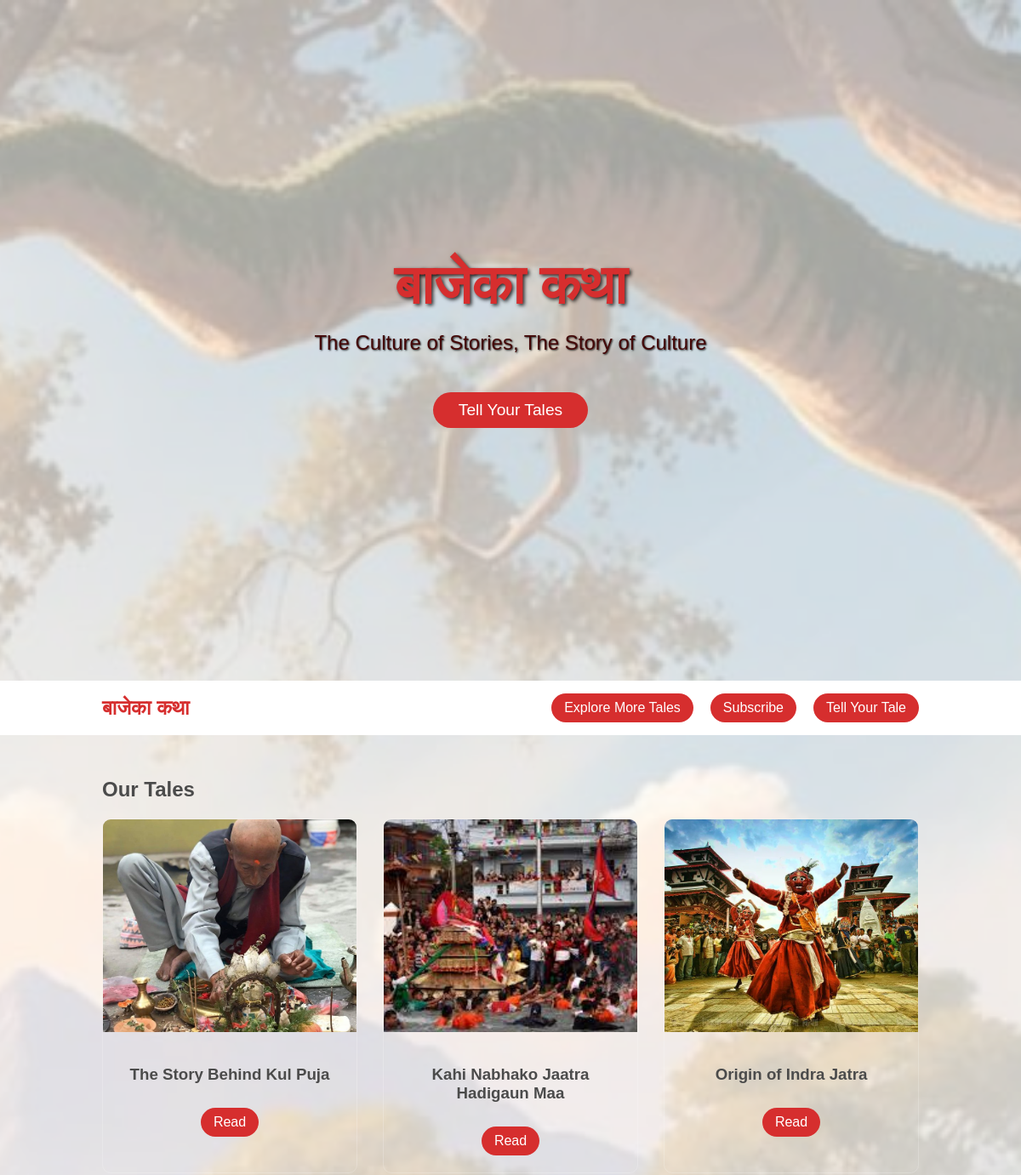
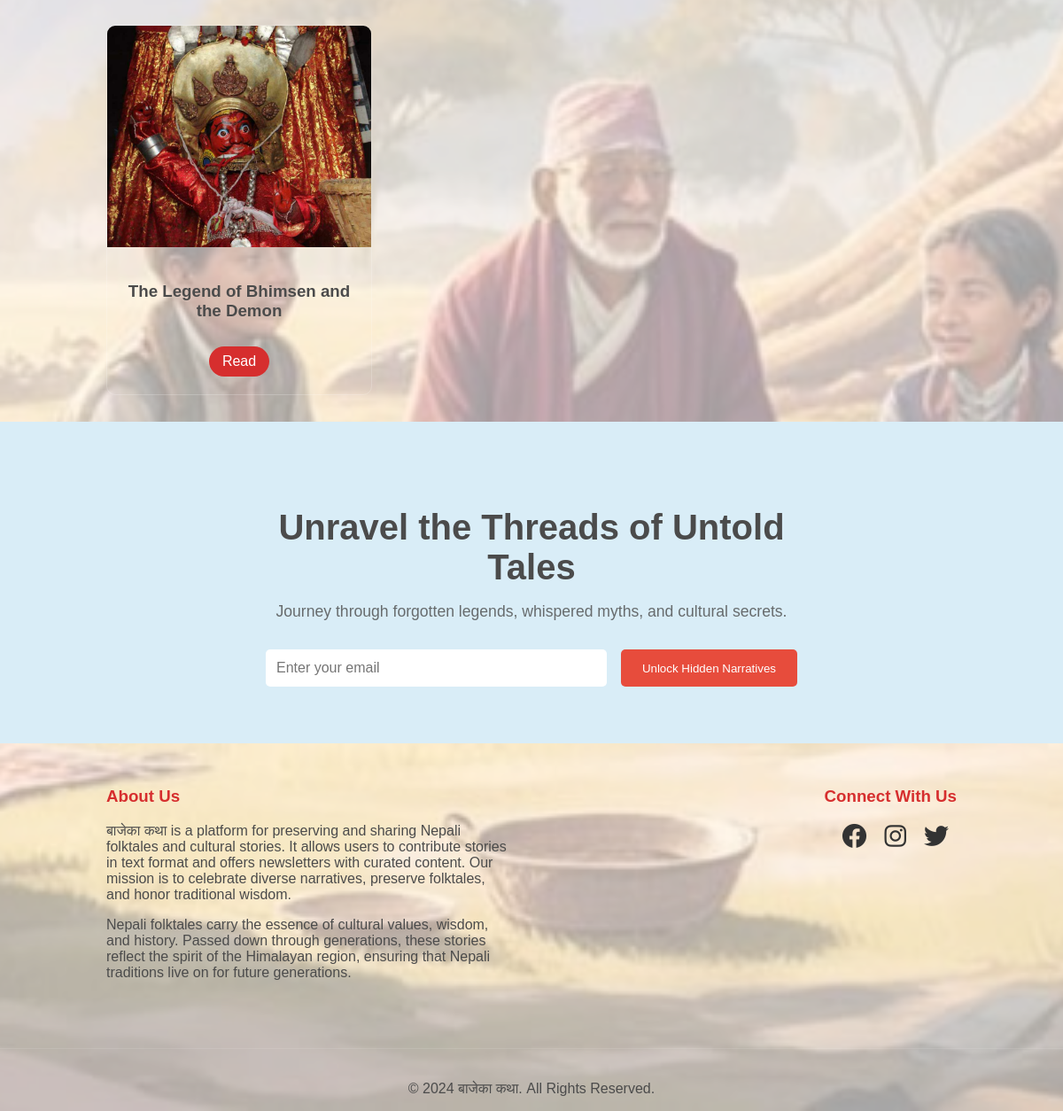
The page / on the database its author committed (2 pictures, top to bottom).
### myapp/models.py (models this page shows, shortened)
class Post(models.Model):
    title = models.CharField(max_length=200)
    content = models.TextField()
    image = models.ImageField(upload_to='images/', null=True, blank=True)
    author = models.CharField(max_length=100)
    culture = models.CharField(max_length=100, null=True, blank=True)
    practices = models.TextField(null=True, blank=True)
    date_association = models.BooleanField(default=False)
    day = models.IntegerField(null=True, blank=True)
    month = models.CharField(max_length=20, null=True, blank=True)
    created_at = models.DateTimeField(default=timezone.now)

### myapp/views.py (the view)
# urls.py: path('', Index.as_view(), name="homepage"),
class Index(View):
    def get(self, request):
        context = {
        'posts':Post.objects.all()
        }
        return render(request, 'myapp/index.html', context)

### myapp/templates/myapp/index.html (shortened to what this page needs)
<!DOCTYPE html>
{% load static %}
<html>
    <head>
        <link href="https://cdnjs.cloudflare.com/ajax/libs/font-awesome/6.0.0/css/all.min.css" rel="stylesheet">
        <link rel = "stylesheet" type="text/css" href='{% static 'css/main.css' %}'>
    </head>
    <body class="main-page">
        <section class="hero">
            <div class="content">
                <h1>बाजेका कथा</h1>
                <p>The Culture of Stories, The Story of Culture</p>
                <a href="{% url 'folkForm' %}" class="button">Tell Your Tales</a>
            </div>
        </section>
        <nav class="navbar sticky-navbar">
            <div class="navbar-content">
                <div class="site-title">
                    <a href="#">बाजेका कथा</a>
                </div>
                <div class="navbar-actions">
                    <a href="{% url 'detail' %}" class="more-stories">Explore More Tales</a>
                    <a href="#newsletter" class="subscribe-button">Subscribe</a>
                    <a href="{% url 'folkForm' %}" class="tell-tale-button">Tell Your Tale</a>
                </div>
            </div>
        </nav>
    <section class="stories-section" id="stories-section">
        <h2 class="stories-title">Our Tales</h2>
        <div class="story-grid">
            {% for post in posts %}
            <div class="story-card">
                <div class="story-image" style="background-image: url('{{ post.image }}');"></div>
                <div class="story-content">
                    <h3>{{ post.title }}</h3>
                    <a href="{% url 'tale' post_id=post.id %}" class="read-more">Read</a>
                </div>
            </div>
            {% endfor %}
        </div>
    </section>
<section id="newsletter" class="newsletter-section">
    <div class="newsletter-content">
        <h2>Unravel the Threads of Untold Tales</h2>
        <p>Journey through forgotten legends, whispered myths, and cultural secrets.</p>
        <form class="newsletter-form" method="POST" action="{% url 'newsletter_signup' %}">
            <input type="email" name="email" placeholder="Enter your email" required>
            <button type="submit">Unlock Hidden Narratives</button>
        </form>
    </div>
</section>
<footer class="site-footer">
    <div class="footer-content">
        <div class="footer-section about-us">
            <h3 class="fotter-heading">About Us</h3>
            <p>बाजेका कथा is a platform for preserving and sharing Nepali folktales and cultural stories. It allows users to contribute stories in text format and offers newsletters with curated content. Our mission is to celebrate diverse narratives, preserve folktales, and honor traditional wisdom.</p>
            <p>Nepali folktales carry the essence of cultural values, wisdom, and history. Passed down through generations, these stories reflect the spirit of the Himalayan region, ensuring that Nepali traditions live on for future generations.</p>
        </div>
        <div class="footer-section social-connect">
            <div class="social-media">
                <h3>Connect With Us</h3>
                <div class="social-icons">
                    <a href="https://www.facebook.com" class="social-icon" target="_blank" rel="noopener noreferrer">
                        <i class="fab fa-facebook"></i>
                    </a>
                    <a href="https://www.instagram.com" class="social-icon" target="_blank" rel="noopener noreferrer">
                        <i class="fab fa-instagram"></i>
                    </a>
                    <a href="https://www.twitter.com" class="social-icon" target="_blank" rel="noopener noreferrer">
                        <i class="fab fa-twitter"></i>
                    </a>
                </div>
            </div>
        </div>
    </div>
    <div class="footer-bottom">
        <p>&copy; 2024 बाजेका कथा. All Rights Reserved.</p>
    </div>
</footer>
    </body>
</html>

### static/css/main.css (style rules this page uses)
body, html { margin: 0; padding: 0; height: 100%; font-family: 'Arial', serif; position: relative; color: white; overflow-x: hidden; }
.main-page::before { content: ''; position: absolute; top: 0; left: 0; width: 100%; height: 100%; background: url("/static/images/background.jpg") no-repeat center center/cover; filter: opacity(0.4); z-index: -1; }
.content { text-align: center; position: relative; display: flex; flex-direction: column; justify-content: center; align-items: center; height: 100vh; }
.content h1 { font-size: 4rem; margin: 0; text-shadow: 2px 2px 4px rgba(0, 0, 0, 0.8); color: #d62e2e; }
.content p { font-size: 1.5rem; margin-top: 1rem; color: #430707; text-shadow: 1px 1px 2px rgba(0, 0, 0, 0.8); }
.button { margin-top: 20px; padding: 10px 30px; font-size: 1.2rem; color: white; background-color: #d62e2e; border: none; border-radius: 50px; cursor: pointer; text-decoration: none; position: relative; overflow: hidden; transition: all 0.3s ease; }
.button::before { content: ''; position: absolute; top: 0; left: -100%; width: 100%; height: 100%; background: linear-gradient( 120deg, transparent, rgba(255,255,255,0.3), transparent ); transition: all 0.6s ease; }
.sticky-navbar { position: sticky; top: 0; z-index: 100; background-color: white; padding: 15px 10%; }
.navbar-content { display: flex; justify-content: space-between; align-items: center; }
.site-title a { color: #d62e2e; font-size: 1.5rem; text-decoration: none; font-weight: bold; }
.navbar-actions { display: flex; align-items: center; gap: 20px; }
.tell-tale-button, .subscribe-button, .more-stories { padding: 8px 15px; background-color: #d62e2e; color: white; text-decoration: none; border-radius: 20px; transition: background-color 0.3s ease; }
.stories-title { color: #4B4B4B; }
.stories-section { padding: 30px 10%; }
.story-grid { display: grid; grid-template-columns: repeat(3, 1fr); gap: 30px; }
.story-card { border: 1px solid rgba(255,255,255,0.2); border-radius: 10px; overflow: hidden; transition: transform 0.3s ease; max-width: 350px; }
.story-image { height: 250px; background-size: cover; background-position: center; }
.story-content { padding: 20px; color: #4B4B4B; text-align: center; }
.read-more { display: inline-block; margin-top: 10px; padding: 8px 15px; background-color: #d62e2e; color: white; text-decoration: none; border-radius: 20px; transition: background-color 0.3s ease; }
.newsletter-section { background: #D9EDF7; color:#4B4B4B ; text-align: center; padding: 4rem 2rem; }
.newsletter-content { max-width: 600px; margin: 0 auto; }
.newsletter-section h2 { font-size: 2.5rem; margin-bottom: 1rem; font-weight: bold; }
.newsletter-section p { font-size: 1.1rem; margin-bottom: 2rem; opacity: 0.8; }
.newsletter-form { display: flex; gap: 1rem; }
.newsletter-form input { flex-grow: 1; padding: 0.75rem; border: none; border-radius: 5px; font-size: 1rem; }
.newsletter-form button { background-color: #e74c3c; color: white; border: none; padding: 0.75rem 1.5rem; border-radius: 5px; cursor: pointer; transition: background-color 0.3s ease; }
.site-footer { color: #4B4B4B; display: flex; flex-direction: column; }
.footer-content { display: flex; justify-content: space-between; padding: 30px 10%; }
.footer-content h3 { color: #d62e2e; }
.footer-section.about-us { flex: 1; padding-right: 50px; text-align: left; }
.footer-section.social-connect { flex: 1; display: flex; justify-content: flex-end; text-align: right; }
.social-icons { display: flex; flex-direction: row; gap: 20px; padding-left: 20px; }
.social-icon { color: #4B4B4B; text-decoration: none; transition: color 0.3s ease; font-size: 28px; color: #333; }
.footer-bottom { text-align: center; margin-top: 30px; padding-top: 20px; border-top: 1px solid rgba(255,255,255,0.1); }

### rows shown on the page
Post: image (picture), title "The Story Behind Kul Puja"
Post: image (picture), title "Kahi Nabhako Jaatra Hadigaun Maa"
Post: image (picture), title "Origin of Indra Jatra"
Post: image (picture), title "The Legend of Bhimsen and the Demon"
